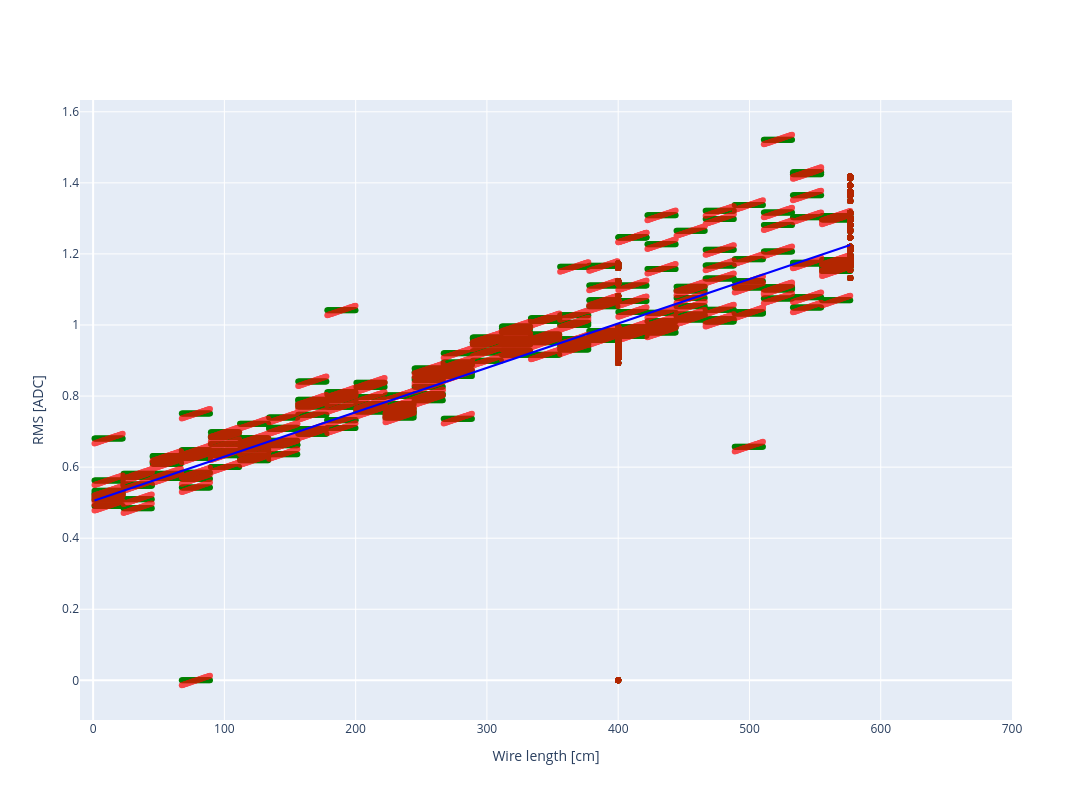

Notebook cell for this chart:
### Code cell
a, b = np.polyfit(Noise_df['r'],Noise_df['Raw_rms'], 1)
correct_rms = []
print(a)
for i in range(0,len(Noise_df['r']),32):
    correct_rms.extend(a*Noise_df['r'][i:i+32] +Noise_df['Raw_rms'][i]-a*Noise_df['r'][i+16])
Noise_df['corrected_rms'] = correct_rms
fig = make_subplots(rows=1,cols=1)

fig.add_trace(go.Scatter(x=Noise_df['r'],y = Noise_df['Raw_rms'],marker_color = 'green',mode='markers'),row = 1, col = 1)

fig.add_trace(go.Scatter(x=Noise_df['r'],y = Noise_df['corrected_rms'],marker_color = 'red',mode='markers',opacity=.7),row = 1, col = 1)
fig.add_trace(go.Scatter(x=Noise_df['r'],y = a*Noise_df['r']+b,marker_color = 'blue'),row = 1, col = 1)

#fig.update_layout(xaxis2 = dict(range = [0,median+5]))
#fig.update_layout(margin = dict(r=200))
#fig.add_annotation(dict(font = dict(size = 10),xshift= 180,yshift=120,text = f"Mean RMS:{mean:.2f}",showarrow = False),row =1,col=2)
#fig.add_annotation(dict(font = dict(size = 10),xshift= 180,yshift=110,text = f"Median RMS:{median:.2f}",showarrow = False),row =1,col=2)


fig.update_yaxes(title_text = "RMS [ADC]",row = 1, col = 1)

fig.update_xaxes(title_text = "Wire length [cm]",row = 1, col = 1)

#fig.update_layout(xaxis2 = dict(range = [0,5]),xaxis4 = dict(range = [0,5]),xaxis6 = dict(range = [0,5]))
#fig.update_layout(yaxis = dict(range = [0,5]),yaxis3 = dict(range = [0,5]),yaxis5 = dict(range = [0,5]))
fig.update_layout(xaxis = dict(range= [-10,700],tickmode = 'linear',dtick = 100))
fig.update_layout(height = 800, width = 1200,showlegend = False)

fig.write_image(f'/Users/danielcarber/Documents/SBND/Noise Analysis/Plots/RMS_vs_wire_length.png')

fig.show()

### Figure 1 — Plotly figure (JSON) as saved in the notebook; plotly's stock layout.template omitted (floating-point values rounded to 4 significant figures; data arrays with more than 128 entries replaced by an {"elided": "..."} marker saying what was removed)
{"data": [{"marker": {"color": "green"}, "mode": "markers", "type": "scatter", "x": {"elided": "11264 float values"}, "xaxis": "x", "y": {"elided": "11264 float values"}, "yaxis": "y"}, {"marker": {"color": "red"}, "mode": "markers", "opacity": 0.7, "type": "scatter", "x": {"elided": "11264 float values"}, "xaxis": "x", "y": {"elided": "11264 float values"}, "yaxis": "y"}, {"marker": {"color": "blue"}, "type": "scatter", "x": {"elided": "11264 float values"}, "xaxis": "x", "y": {"elided": "11264 float values"}, "yaxis": "y"}], "layout": {"height": 800, "showlegend": false, "width": 1200, "xaxis": {"anchor": "y", "domain": [0, 1], "dtick": 100, "range": [-10, 700], "tickmode": "linear", "title": {"text": "Wire length [cm]"}}, "yaxis": {"anchor": "x", "domain": [0, 1], "title": {"text": "RMS [ADC]"}}}}
